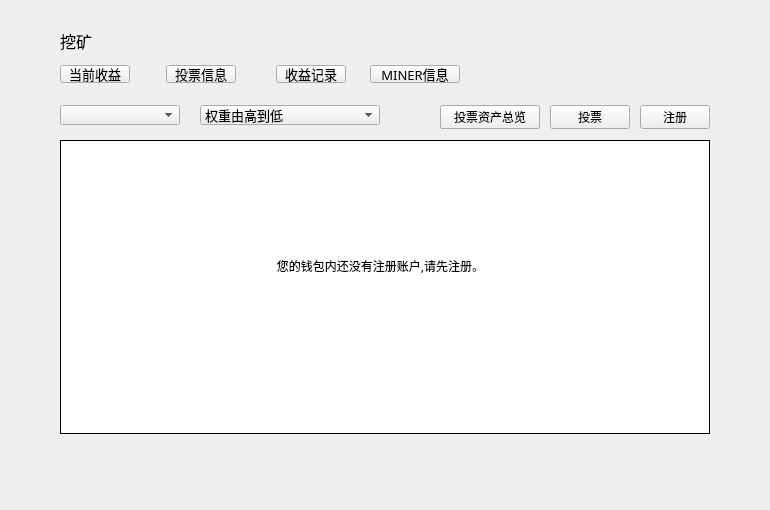
<?xml version="1.0" encoding="UTF-8"?>
<ui version="4.0">
 <class>MinerPage</class>
 <widget class="QWidget" name="MinerPage">
  <property name="geometry">
   <rect>
    <x>0</x>
    <y>0</y>
    <width>770</width>
    <height>510</height>
   </rect>
  </property>
  <property name="font">
   <font>
    <family>微软雅黑</family>
   </font>
  </property>
  <property name="windowTitle">
   <string>Form</string>
  </property>
  <widget class="QToolButton" name="registerBtn">
   <property name="geometry">
    <rect>
     <x>640</x>
     <y>105</y>
     <width>70</width>
     <height>24</height>
    </rect>
   </property>
   <property name="font">
    <font>
     <family>微软雅黑</family>
     <weight>50</weight>
     <italic>false</italic>
     <bold>false</bold>
    </font>
   </property>
   <property name="cursor">
    <cursorShape>PointingHandCursor</cursorShape>
   </property>
   <property name="focusPolicy">
    <enum>Qt::NoFocus</enum>
   </property>
   <property name="styleSheet">
    <string notr="true"/>
   </property>
   <property name="text">
    <string>注册</string>
   </property>
  </widget>
  <widget class="QComboBox" name="accountComboBox">
   <property name="geometry">
    <rect>
     <x>60</x>
     <y>105</y>
     <width>120</width>
     <height>20</height>
    </rect>
   </property>
   <property name="font">
    <font>
     <family>微软雅黑</family>
     <pointsize>10</pointsize>
     <weight>50</weight>
     <bold>false</bold>
    </font>
   </property>
   <property name="focusPolicy">
    <enum>Qt::NoFocus</enum>
   </property>
   <property name="styleSheet">
    <string notr="true"/>
   </property>
  </widget>
  <widget class="QToolButton" name="lockToMinerBtn">
   <property name="geometry">
    <rect>
     <x>550</x>
     <y>105</y>
     <width>80</width>
     <height>24</height>
    </rect>
   </property>
   <property name="font">
    <font>
     <family>微软雅黑</family>
     <weight>50</weight>
     <italic>false</italic>
     <bold>false</bold>
    </font>
   </property>
   <property name="cursor">
    <cursorShape>PointingHandCursor</cursorShape>
   </property>
   <property name="focusPolicy">
    <enum>Qt::NoFocus</enum>
   </property>
   <property name="styleSheet">
    <string notr="true"/>
   </property>
   <property name="text">
    <string>投票</string>
   </property>
  </widget>
  <widget class="QStackedWidget" name="stackedWidget">
   <property name="geometry">
    <rect>
     <x>0</x>
     <y>140</y>
     <width>770</width>
     <height>370</height>
    </rect>
   </property>
   <property name="currentIndex">
    <number>1</number>
   </property>
   <widget class="QWidget" name="incomePage">
    <widget class="QTableWidget" name="incomeTableWidget">
     <property name="geometry">
      <rect>
       <x>60</x>
       <y>0</y>
       <width>650</width>
       <height>294</height>
      </rect>
     </property>
     <property name="cursor" stdset="0">
      <cursorShape>PointingHandCursor</cursorShape>
     </property>
     <property name="layoutDirection">
      <enum>Qt::LeftToRight</enum>
     </property>
     <property name="styleSheet">
      <string notr="true"/>
     </property>
     <property name="frameShape">
      <enum>QFrame::Box</enum>
     </property>
     <property name="frameShadow">
      <enum>QFrame::Plain</enum>
     </property>
     <property name="verticalScrollBarPolicy">
      <enum>Qt::ScrollBarAsNeeded</enum>
     </property>
     <property name="horizontalScrollBarPolicy">
      <enum>Qt::ScrollBarAlwaysOff</enum>
     </property>
     <property name="autoScroll">
      <bool>true</bool>
     </property>
     <property name="editTriggers">
      <set>QAbstractItemView::NoEditTriggers</set>
     </property>
     <property name="selectionMode">
      <enum>QAbstractItemView::NoSelection</enum>
     </property>
     <property name="iconSize">
      <size>
       <width>19</width>
       <height>12</height>
      </size>
     </property>
     <property name="showGrid">
      <bool>true</bool>
     </property>
     <property name="gridStyle">
      <enum>Qt::SolidLine</enum>
     </property>
     <attribute name="horizontalHeaderVisible">
      <bool>false</bool>
     </attribute>
     <attribute name="horizontalHeaderCascadingSectionResizes">
      <bool>false</bool>
     </attribute>
     <attribute name="horizontalHeaderHighlightSections">
      <bool>false</bool>
     </attribute>
     <attribute name="verticalHeaderVisible">
      <bool>false</bool>
     </attribute>
     <attribute name="verticalHeaderHighlightSections">
      <bool>false</bool>
     </attribute>
     <column>
      <property name="text">
       <string>来自MINER</string>
      </property>
      <property name="font">
       <font>
        <family>微软雅黑</family>
       </font>
      </property>
      <property name="textAlignment">
       <set>AlignCenter</set>
      </property>
     </column>
     <column>
      <property name="text">
       <string>数量</string>
      </property>
      <property name="textAlignment">
       <set>AlignCenter</set>
      </property>
     </column>
     <column>
      <property name="text">
       <string>操作</string>
      </property>
      <property name="textAlignment">
       <set>AlignCenter</set>
      </property>
     </column>
    </widget>
    <widget class="QStackedWidget" name="stackedWidget_income">
     <property name="geometry">
      <rect>
       <x>0</x>
       <y>330</y>
       <width>770</width>
       <height>40</height>
      </rect>
     </property>
    </widget>
   </widget>
   <widget class="QWidget" name="foreclosePage">
    <widget class="QTableWidget" name="lockBalancesTableWidget">
     <property name="geometry">
      <rect>
       <x>60</x>
       <y>0</y>
       <width>650</width>
       <height>294</height>
      </rect>
     </property>
     <property name="cursor" stdset="0">
      <cursorShape>PointingHandCursor</cursorShape>
     </property>
     <property name="layoutDirection">
      <enum>Qt::LeftToRight</enum>
     </property>
     <property name="styleSheet">
      <string notr="true"/>
     </property>
     <property name="frameShape">
      <enum>QFrame::Box</enum>
     </property>
     <property name="frameShadow">
      <enum>QFrame::Plain</enum>
     </property>
     <property name="verticalScrollBarPolicy">
      <enum>Qt::ScrollBarAsNeeded</enum>
     </property>
     <property name="horizontalScrollBarPolicy">
      <enum>Qt::ScrollBarAlwaysOff</enum>
     </property>
     <property name="autoScroll">
      <bool>true</bool>
     </property>
     <property name="editTriggers">
      <set>QAbstractItemView::NoEditTriggers</set>
     </property>
     <property name="selectionMode">
      <enum>QAbstractItemView::NoSelection</enum>
     </property>
     <property name="iconSize">
      <size>
       <width>19</width>
       <height>12</height>
      </size>
     </property>
     <property name="showGrid">
      <bool>true</bool>
     </property>
     <property name="gridStyle">
      <enum>Qt::SolidLine</enum>
     </property>
     <attribute name="horizontalHeaderVisible">
      <bool>false</bool>
     </attribute>
     <attribute name="horizontalHeaderCascadingSectionResizes">
      <bool>false</bool>
     </attribute>
     <attribute name="horizontalHeaderHighlightSections">
      <bool>false</bool>
     </attribute>
     <attribute name="verticalHeaderVisible">
      <bool>false</bool>
     </attribute>
     <attribute name="verticalHeaderHighlightSections">
      <bool>false</bool>
     </attribute>
     <column>
      <property name="text">
       <string>投票MINER账户</string>
      </property>
      <property name="font">
       <font>
        <family>微软雅黑</family>
       </font>
      </property>
      <property name="textAlignment">
       <set>AlignCenter</set>
      </property>
     </column>
     <column>
      <property name="text">
       <string>投票币种</string>
      </property>
      <property name="font">
       <font>
        <family>微软雅黑</family>
       </font>
      </property>
      <property name="textAlignment">
       <set>AlignCenter</set>
      </property>
     </column>
     <column>
      <property name="text">
       <string>投票数量</string>
      </property>
      <property name="textAlignment">
       <set>AlignCenter</set>
      </property>
     </column>
     <column>
      <property name="text">
       <string/>
      </property>
     </column>
     <column>
      <property name="text">
       <string/>
      </property>
     </column>
    </widget>
    <widget class="QStackedWidget" name="stackedWidget_fore">
     <property name="geometry">
      <rect>
       <x>0</x>
       <y>300</y>
       <width>770</width>
       <height>40</height>
      </rect>
     </property>
    </widget>
   </widget>
   <widget class="QWidget" name="incomeRecordPage">
    <widget class="QTableWidget" name="incomeRecordTableWidget">
     <property name="geometry">
      <rect>
       <x>60</x>
       <y>0</y>
       <width>650</width>
       <height>294</height>
      </rect>
     </property>
     <property name="cursor" stdset="0">
      <cursorShape>ArrowCursor</cursorShape>
     </property>
     <property name="layoutDirection">
      <enum>Qt::LeftToRight</enum>
     </property>
     <property name="styleSheet">
      <string notr="true"/>
     </property>
     <property name="frameShape">
      <enum>QFrame::Box</enum>
     </property>
     <property name="frameShadow">
      <enum>QFrame::Plain</enum>
     </property>
     <property name="verticalScrollBarPolicy">
      <enum>Qt::ScrollBarAsNeeded</enum>
     </property>
     <property name="horizontalScrollBarPolicy">
      <enum>Qt::ScrollBarAlwaysOff</enum>
     </property>
     <property name="autoScroll">
      <bool>true</bool>
     </property>
     <property name="editTriggers">
      <set>QAbstractItemView::NoEditTriggers</set>
     </property>
     <property name="selectionMode">
      <enum>QAbstractItemView::NoSelection</enum>
     </property>
     <property name="iconSize">
      <size>
       <width>19</width>
       <height>12</height>
      </size>
     </property>
     <property name="showGrid">
      <bool>true</bool>
     </property>
     <property name="gridStyle">
      <enum>Qt::SolidLine</enum>
     </property>
     <attribute name="horizontalHeaderVisible">
      <bool>false</bool>
     </attribute>
     <attribute name="horizontalHeaderCascadingSectionResizes">
      <bool>false</bool>
     </attribute>
     <attribute name="horizontalHeaderHighlightSections">
      <bool>false</bool>
     </attribute>
     <attribute name="verticalHeaderVisible">
      <bool>false</bool>
     </attribute>
     <attribute name="verticalHeaderHighlightSections">
      <bool>false</bool>
     </attribute>
     <column>
      <property name="text">
       <string>区块高度</string>
      </property>
      <property name="font">
       <font>
        <family>微软雅黑</family>
       </font>
      </property>
      <property name="textAlignment">
       <set>AlignCenter</set>
      </property>
     </column>
     <column>
      <property name="text">
       <string>数量</string>
      </property>
      <property name="textAlignment">
       <set>AlignCenter</set>
      </property>
     </column>
     <column>
      <property name="text">
       <string>手续费</string>
      </property>
      <property name="textAlignment">
       <set>AlignCenter</set>
      </property>
     </column>
     <column>
      <property name="text">
       <string>交易ID</string>
      </property>
      <property name="textAlignment">
       <set>AlignCenter</set>
      </property>
     </column>
     <column>
      <property name="text">
       <string>交易状态</string>
      </property>
      <property name="textAlignment">
       <set>AlignCenter</set>
      </property>
     </column>
    </widget>
    <widget class="QStackedWidget" name="stackedWidget_record">
     <property name="geometry">
      <rect>
       <x>0</x>
       <y>330</y>
       <width>770</width>
       <height>40</height>
      </rect>
     </property>
    </widget>
   </widget>
   <widget class="QWidget" name="citizenInfoPage">
    <widget class="QTableWidget" name="citizenInfoTableWidget">
     <property name="geometry">
      <rect>
       <x>60</x>
       <y>0</y>
       <width>650</width>
       <height>294</height>
      </rect>
     </property>
     <property name="cursor" stdset="0">
      <cursorShape>ArrowCursor</cursorShape>
     </property>
     <property name="layoutDirection">
      <enum>Qt::LeftToRight</enum>
     </property>
     <property name="styleSheet">
      <string notr="true"/>
     </property>
     <property name="frameShape">
      <enum>QFrame::Box</enum>
     </property>
     <property name="frameShadow">
      <enum>QFrame::Plain</enum>
     </property>
     <property name="verticalScrollBarPolicy">
      <enum>Qt::ScrollBarAsNeeded</enum>
     </property>
     <property name="horizontalScrollBarPolicy">
      <enum>Qt::ScrollBarAlwaysOff</enum>
     </property>
     <property name="autoScroll">
      <bool>true</bool>
     </property>
     <property name="editTriggers">
      <set>QAbstractItemView::NoEditTriggers</set>
     </property>
     <property name="selectionMode">
      <enum>QAbstractItemView::NoSelection</enum>
     </property>
     <property name="iconSize">
      <size>
       <width>19</width>
       <height>12</height>
      </size>
     </property>
     <property name="showGrid">
      <bool>true</bool>
     </property>
     <property name="gridStyle">
      <enum>Qt::SolidLine</enum>
     </property>
     <attribute name="horizontalHeaderVisible">
      <bool>false</bool>
     </attribute>
     <attribute name="horizontalHeaderCascadingSectionResizes">
      <bool>false</bool>
     </attribute>
     <attribute name="horizontalHeaderHighlightSections">
      <bool>false</bool>
     </attribute>
     <attribute name="verticalHeaderVisible">
      <bool>false</bool>
     </attribute>
     <attribute name="verticalHeaderHighlightSections">
      <bool>false</bool>
     </attribute>
     <column>
      <property name="text">
       <string>MINER</string>
      </property>
      <property name="font">
       <font>
        <family>微软雅黑</family>
       </font>
      </property>
      <property name="textAlignment">
       <set>AlignCenter</set>
      </property>
     </column>
     <column>
      <property name="text">
       <string>权重</string>
      </property>
      <property name="textAlignment">
       <set>AlignCenter</set>
      </property>
     </column>
     <column>
      <property name="text">
       <string>总出块数</string>
      </property>
      <property name="textAlignment">
       <set>AlignCenter</set>
      </property>
     </column>
     <column>
      <property name="text">
       <string>missed块数</string>
      </property>
      <property name="textAlignment">
       <set>AlignCenter</set>
      </property>
     </column>
     <column>
      <property name="text">
       <string>上次出块</string>
      </property>
      <property name="textAlignment">
       <set>AlignCenter</set>
      </property>
     </column>
     <column>
      <property name="text">
       <string>矿池手续费</string>
      </property>
      <property name="textAlignment">
       <set>AlignCenter</set>
      </property>
     </column>
     <column>
      <property name="text">
       <string>投票</string>
      </property>
      <property name="textAlignment">
       <set>AlignCenter</set>
      </property>
     </column>
    </widget>
    <widget class="QStackedWidget" name="stackedWidget_citizen">
     <property name="geometry">
      <rect>
       <x>0</x>
       <y>300</y>
       <width>770</width>
       <height>40</height>
      </rect>
     </property>
    </widget>
   </widget>
  </widget>
  <widget class="QPushButton" name="incomeInfoBtn">
   <property name="geometry">
    <rect>
     <x>60</x>
     <y>65</y>
     <width>70</width>
     <height>18</height>
    </rect>
   </property>
   <property name="font">
    <font>
     <family>微软雅黑</family>
     <pointsize>10</pointsize>
     <weight>50</weight>
     <italic>false</italic>
     <bold>false</bold>
    </font>
   </property>
   <property name="cursor">
    <cursorShape>PointingHandCursor</cursorShape>
   </property>
   <property name="focusPolicy">
    <enum>Qt::NoFocus</enum>
   </property>
   <property name="styleSheet">
    <string notr="true"/>
   </property>
   <property name="text">
    <string>当前收益</string>
   </property>
  </widget>
  <widget class="QPushButton" name="forecloseInfoBtn">
   <property name="geometry">
    <rect>
     <x>166</x>
     <y>65</y>
     <width>70</width>
     <height>18</height>
    </rect>
   </property>
   <property name="font">
    <font>
     <family>微软雅黑</family>
     <pointsize>10</pointsize>
     <weight>50</weight>
     <italic>false</italic>
     <bold>false</bold>
    </font>
   </property>
   <property name="cursor">
    <cursorShape>PointingHandCursor</cursorShape>
   </property>
   <property name="focusPolicy">
    <enum>Qt::NoFocus</enum>
   </property>
   <property name="styleSheet">
    <string notr="true"/>
   </property>
   <property name="text">
    <string>投票信息</string>
   </property>
  </widget>
  <widget class="QLabel" name="tipLabel">
   <property name="geometry">
    <rect>
     <x>200</x>
     <y>220</y>
     <width>361</width>
     <height>91</height>
    </rect>
   </property>
   <property name="text">
    <string>您的钱包内还没有注册账户,请先注册。</string>
   </property>
   <property name="alignment">
    <set>Qt::AlignCenter</set>
   </property>
   <property name="wordWrap">
    <bool>true</bool>
   </property>
  </widget>
  <widget class="QPushButton" name="incomeRecordBtn">
   <property name="geometry">
    <rect>
     <x>276</x>
     <y>65</y>
     <width>70</width>
     <height>18</height>
    </rect>
   </property>
   <property name="font">
    <font>
     <family>微软雅黑</family>
     <pointsize>10</pointsize>
     <weight>50</weight>
     <italic>false</italic>
     <bold>false</bold>
    </font>
   </property>
   <property name="cursor">
    <cursorShape>PointingHandCursor</cursorShape>
   </property>
   <property name="focusPolicy">
    <enum>Qt::NoFocus</enum>
   </property>
   <property name="styleSheet">
    <string notr="true"/>
   </property>
   <property name="text">
    <string>收益记录</string>
   </property>
  </widget>
  <widget class="QToolButton" name="obtainAllBtn">
   <property name="geometry">
    <rect>
     <x>440</x>
     <y>105</y>
     <width>100</width>
     <height>24</height>
    </rect>
   </property>
   <property name="font">
    <font>
     <family>微软雅黑</family>
     <weight>50</weight>
     <italic>false</italic>
     <bold>false</bold>
    </font>
   </property>
   <property name="cursor">
    <cursorShape>PointingHandCursor</cursorShape>
   </property>
   <property name="focusPolicy">
    <enum>Qt::NoFocus</enum>
   </property>
   <property name="styleSheet">
    <string notr="true"/>
   </property>
   <property name="text">
    <string>领取全部</string>
   </property>
  </widget>
  <widget class="QLabel" name="title_label">
   <property name="geometry">
    <rect>
     <x>60</x>
     <y>28</y>
     <width>200</width>
     <height>26</height>
    </rect>
   </property>
   <property name="font">
    <font>
     <pointsize>12</pointsize>
     <weight>50</weight>
     <bold>false</bold>
     <kerning>true</kerning>
    </font>
   </property>
   <property name="styleSheet">
    <string notr="true"/>
   </property>
   <property name="text">
    <string>挖矿</string>
   </property>
  </widget>
  <widget class="QPushButton" name="citizenInfoBtn">
   <property name="geometry">
    <rect>
     <x>370</x>
     <y>65</y>
     <width>90</width>
     <height>18</height>
    </rect>
   </property>
   <property name="font">
    <font>
     <family>微软雅黑</family>
     <pointsize>10</pointsize>
     <weight>50</weight>
     <italic>false</italic>
     <bold>false</bold>
    </font>
   </property>
   <property name="cursor">
    <cursorShape>PointingHandCursor</cursorShape>
   </property>
   <property name="focusPolicy">
    <enum>Qt::NoFocus</enum>
   </property>
   <property name="styleSheet">
    <string notr="true"/>
   </property>
   <property name="text">
    <string>MINER信息</string>
   </property>
  </widget>
  <widget class="QComboBox" name="sortTypeComboBox">
   <property name="geometry">
    <rect>
     <x>200</x>
     <y>105</y>
     <width>180</width>
     <height>20</height>
    </rect>
   </property>
   <property name="font">
    <font>
     <family>微软雅黑</family>
     <pointsize>10</pointsize>
     <weight>50</weight>
     <bold>false</bold>
    </font>
   </property>
   <property name="focusPolicy">
    <enum>Qt::NoFocus</enum>
   </property>
   <property name="styleSheet">
    <string notr="true"/>
   </property>
   <item>
    <property name="text">
     <string>权重由高到低</string>
    </property>
   </item>
   <item>
    <property name="text">
     <string>出块数由多到少</string>
    </property>
   </item>
   <item>
    <property name="text">
     <string>missed数由少到多</string>
    </property>
   </item>
   <item>
    <property name="text">
     <string>手续费由低到高</string>
    </property>
   </item>
   <item>
    <property name="text">
     <string>按名称排序</string>
    </property>
   </item>
  </widget>
  <widget class="QToolButton" name="forecloseAllBtn">
   <property name="geometry">
    <rect>
     <x>440</x>
     <y>105</y>
     <width>100</width>
     <height>24</height>
    </rect>
   </property>
   <property name="font">
    <font>
     <family>微软雅黑</family>
     <weight>50</weight>
     <italic>false</italic>
     <bold>false</bold>
    </font>
   </property>
   <property name="cursor">
    <cursorShape>PointingHandCursor</cursorShape>
   </property>
   <property name="focusPolicy">
    <enum>Qt::NoFocus</enum>
   </property>
   <property name="styleSheet">
    <string notr="true"/>
   </property>
   <property name="text">
    <string>赎回全部</string>
   </property>
  </widget>
  <widget class="QToolButton" name="totalInfoAllBtn">
   <property name="geometry">
    <rect>
     <x>440</x>
     <y>105</y>
     <width>100</width>
     <height>24</height>
    </rect>
   </property>
   <property name="font">
    <font>
     <family>微软雅黑</family>
     <weight>50</weight>
     <italic>false</italic>
     <bold>false</bold>
    </font>
   </property>
   <property name="cursor">
    <cursorShape>PointingHandCursor</cursorShape>
   </property>
   <property name="focusPolicy">
    <enum>Qt::NoFocus</enum>
   </property>
   <property name="styleSheet">
    <string notr="true"/>
   </property>
   <property name="text">
    <string>投票资产总览</string>
   </property>
  </widget>
  <zorder>title_label</zorder>
  <zorder>registerBtn</zorder>
  <zorder>accountComboBox</zorder>
  <zorder>lockToMinerBtn</zorder>
  <zorder>stackedWidget</zorder>
  <zorder>incomeInfoBtn</zorder>
  <zorder>forecloseInfoBtn</zorder>
  <zorder>tipLabel</zorder>
  <zorder>incomeRecordBtn</zorder>
  <zorder>obtainAllBtn</zorder>
  <zorder>citizenInfoBtn</zorder>
  <zorder>sortTypeComboBox</zorder>
  <zorder>forecloseAllBtn</zorder>
  <zorder>totalInfoAllBtn</zorder>
 </widget>
 <resources/>
 <connections/>
</ui>
